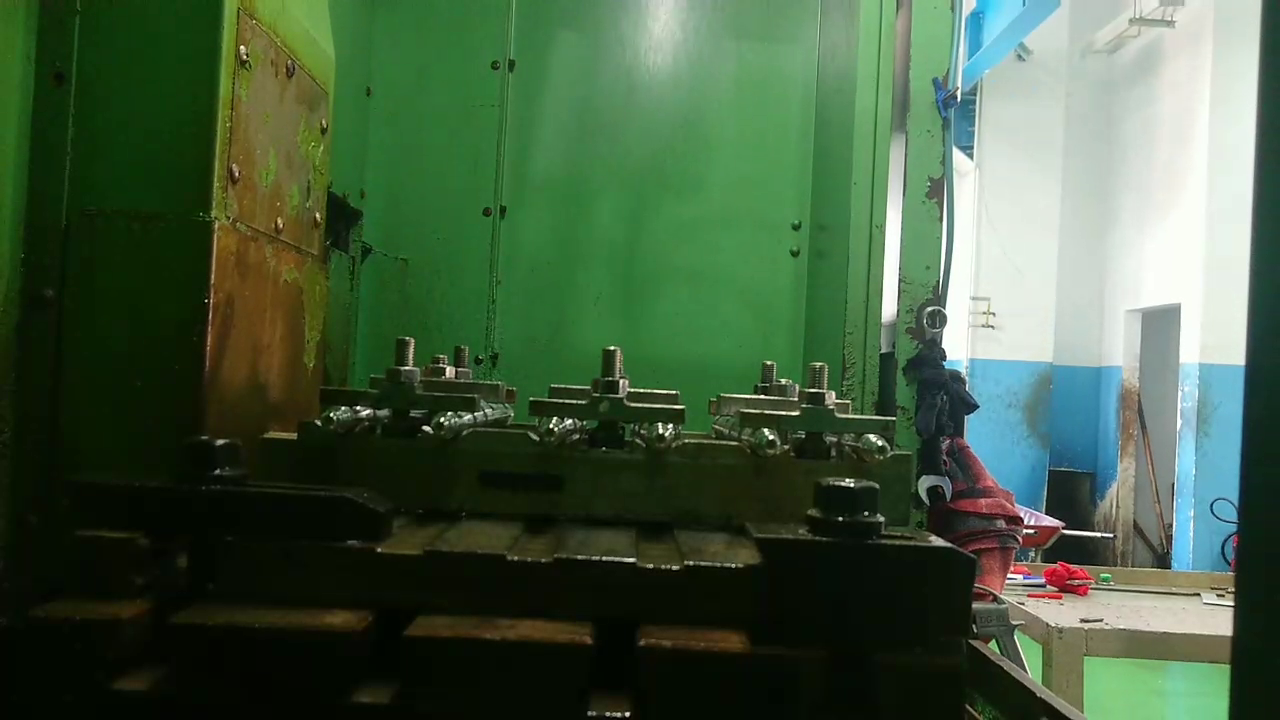
#> input picture image/image_1.png, 1280 x 720 px, found by its file name
$ python detection_on_image_1.py
#> lines starting #> are read from the running program, lines starting #| are printed output that depends on the picture; after the words box and inside, x2 and y2 are one past the last pixel; in counts of white or black regions, pixels touching at a corner belong together
import cv2
import numpy as np
from matplotlib import pyplot as plt

def display_product_number(img, number):
    # Kích thước và vị trí của khung trắng góc trái
    frame_width = 250
    frame_height = 50
    frame_x = 10
    frame_y = 10

    # Vẽ khung trắng góc trái
    cv2.rectangle(img, (frame_x, frame_y), (frame_x + frame_width, frame_y + frame_height), (255, 255, 255), -1)

    # Chọn một font và kích thước chữ
    font = cv2.FONT_HERSHEY_SIMPLEX
    font_scale = 0.7
    font_thickness = 2

    # Kích thước chữ và vị trí
    text_size = cv2.getTextSize("Product Number: " + str(number), font, font_scale, font_thickness)[0]
    text_x = frame_x + (frame_width - text_size[0]) // 2
    text_y = frame_y + (frame_height + text_size[1]) // 2

    # Điền nội dung vào khung
    cv2.putText(img, "Product Number: " + str(number), (text_x, text_y), font, font_scale, (255, 0, 0), font_thickness)

    # Đẩy ra
    return img

image_color = cv2.imread('image\image_1.png')
#> image_color is the input picture: shape (720, 1280, 3); mean B, G, R 65.1, 92.2, 67.9

# Tọa độ (x, y) của góc trái trên cùng của vùng cần cắt
x = 300
y = 400

# Chiều rộng và chiều cao của vùng cần cắt
width = 600
height = 70

# Cắt ảnh
cropped_image = image_color[y:y+height, x:x+width]
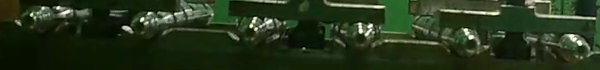
#> cropped_image: shape (70, 600, 3); mean B, G, R 27.5, 52.4, 38.1

# Chuyển sang ảnh xám
image_gray = cv2.cvtColor(cropped_image, cv2.COLOR_BGR2GRAY)
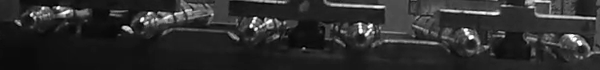
#> image_gray: shape (70, 600); min 0, max 255, mean 45.2

# Loại bỏ nhiễu
# blur = cv2.GaussianBlur(image_gray,(5,5),0)
blur = cv2.bilateralFilter(src=image_gray, d=3, sigmaColor=50, sigmaSpace=50)
# [6 lines of commented-out code are left out]
_ , dst = cv2.threshold(blur, 32, 255, cv2.THRESH_BINARY)
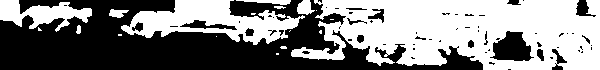
#> dst: shape (70, 600); 51.4% white; 65 black regions (48 under 20 px), largest, box (x1, y1, x2, y2) and area: (0, 0, 483, 70) 18204, (490, 31, 534, 61) 856, (180, 20, 237, 30) 237

dst = cv2.GaussianBlur(dst,(3,3),0)
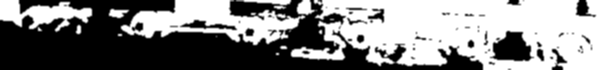
#> dst: shape (70, 600); min 0, max 255, mean 131
# th = cv2.medianBlur(src=th, ksize=3)

# Phát hiện đường tròn bằng SimpleBlobDetector
params = cv2.SimpleBlobDetector_Params()

# Thiết lập các tham số cho detector
# Ngưỡng phát hiện cạnh bằng canny
params.minThreshold = 0
params.maxThreshold = 255

# True: có sử dụng bộ lọc area
params.filterByArea = True
# minArea và maxArea để xác định khoảng diện tích hình tròn
params.minArea = 40
params.maxArea = 55

# True: có sử dụng bộ lọc circularity
params.filterByCircularity = True
params.minCircularity = 0.4

# Filter by Convexity
params.filterByConvexity = True
params.minConvexity = 0.9

# Filter by Inertia
params.filterByInertia = True
params.minInertiaRatio = 0.4

detector = cv2.SimpleBlobDetector_create(params)
keypoints = detector.detect(dst)
#> keypoints = 5 keypoints; (x, y, size): (360, 38, 8), (470, 44, 7.8), (249, 32, 7.6), (581, 49, 7.5), (139, 26, 7.3)

# Vẽ đường tròn lên ảnh gốc
cropped_img_with_keypoints = cv2.drawKeypoints(dst, keypoints, np.array([]), (0, 0, 255),
                                        cv2.DRAW_MATCHES_FLAGS_DRAW_RICH_KEYPOINTS)

# Duyệt qua từng keypoint và cập nhật tọa độ
for kp in keypoints:
    kp.pt = (kp.pt[0] + x, kp.pt[1] + y)
#> this loop made 5 passes

# Vẽ đường tròn lên ảnh gốc
img_with_keypoints = cv2.drawKeypoints(image_color, keypoints, np.array([]), (0, 0, 255),
                                        cv2.DRAW_MATCHES_FLAGS_DRAW_RICH_KEYPOINTS)

img_with_product_number = display_product_number(img_with_keypoints, len(keypoints))
#> in display_product_number, `cv2.putText(img, "Product Number: " + str(number), (text_x, text_y), f..`:
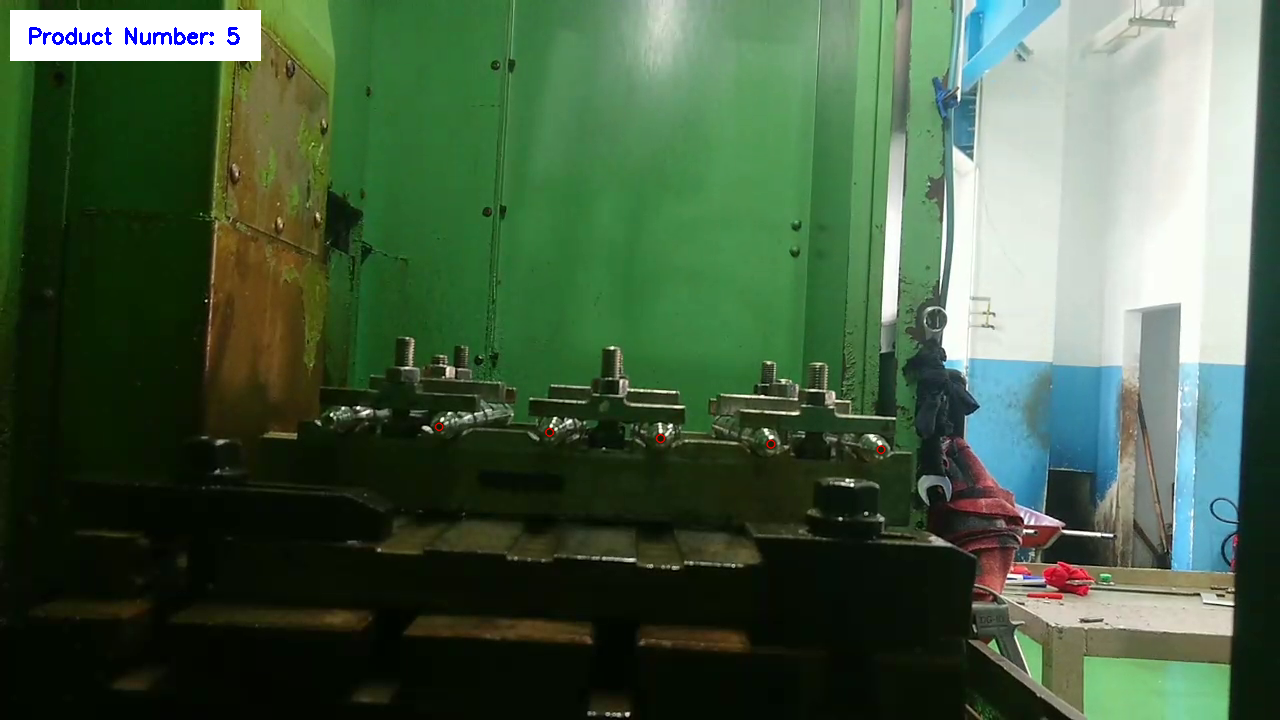
#> img: shape (720, 1280, 3); mean B, G, R 68.4, 94.4, 70.7


# [4 lines of commented-out code are left out]
plt.subplot(4, 1, 1), plt.imshow(cropped_image,'gray')
plt.title('Cropped Image'), plt.xticks([]), plt.yticks([])
plt.subplot(4, 1, 2), plt.imshow(blur,'gray')
plt.title('Blured Gray Image'), plt.xticks([]), plt.yticks([])
plt.subplot(4, 1, 3), plt.imshow(dst,'gray')
plt.title('Binary Image'), plt.xticks([]), plt.yticks([])
plt.subplot(4, 1, 4), plt.imshow(cropped_img_with_keypoints,'gray')
plt.title('Detected Circles'), plt.xticks([]), plt.yticks([])
plt.show()
#> figure, not shown here; B, G, R data is drawn as R, G, B

# Hiển thị kết quả
cv2.imshow("Result Image", img_with_product_number)
cv2.waitKey(0)
cv2.destroyAllWindows()

$ run again, with image/image.jpg saved as image/image_1.png
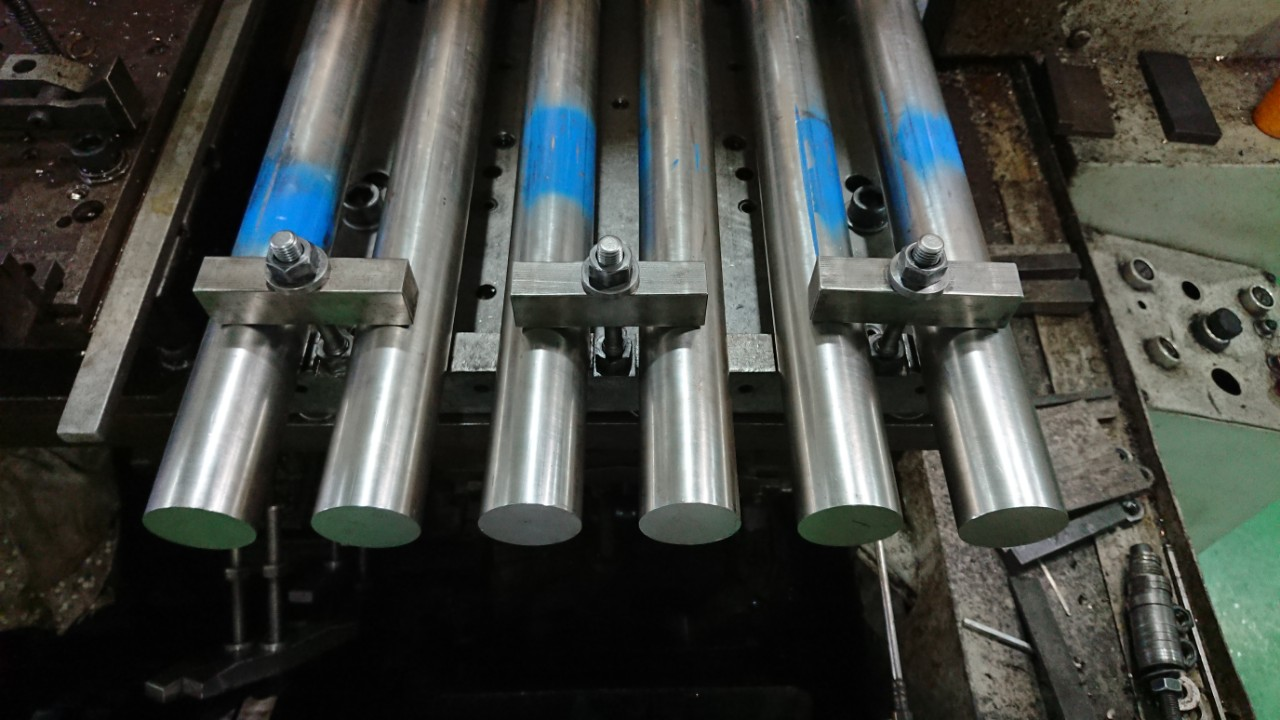
#> input picture image/image.jpg, 1280 x 720 px, found by its file name
#> image_color is the input picture: shape (720, 1280, 3); mean B, G, R 64.6, 69.4, 66.2
#> `dst = cv2.GaussianBlur(dst,(3,3),0)`:
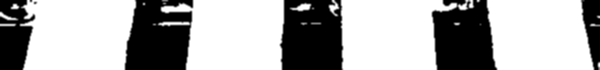
#> dst: shape (70, 600); min 0, max 255, mean 168.6
#> keypoints = ()
#> in display_product_number, `cv2.putText(img, "Product Number: " + str(number), (text_x, text_y), f..`:
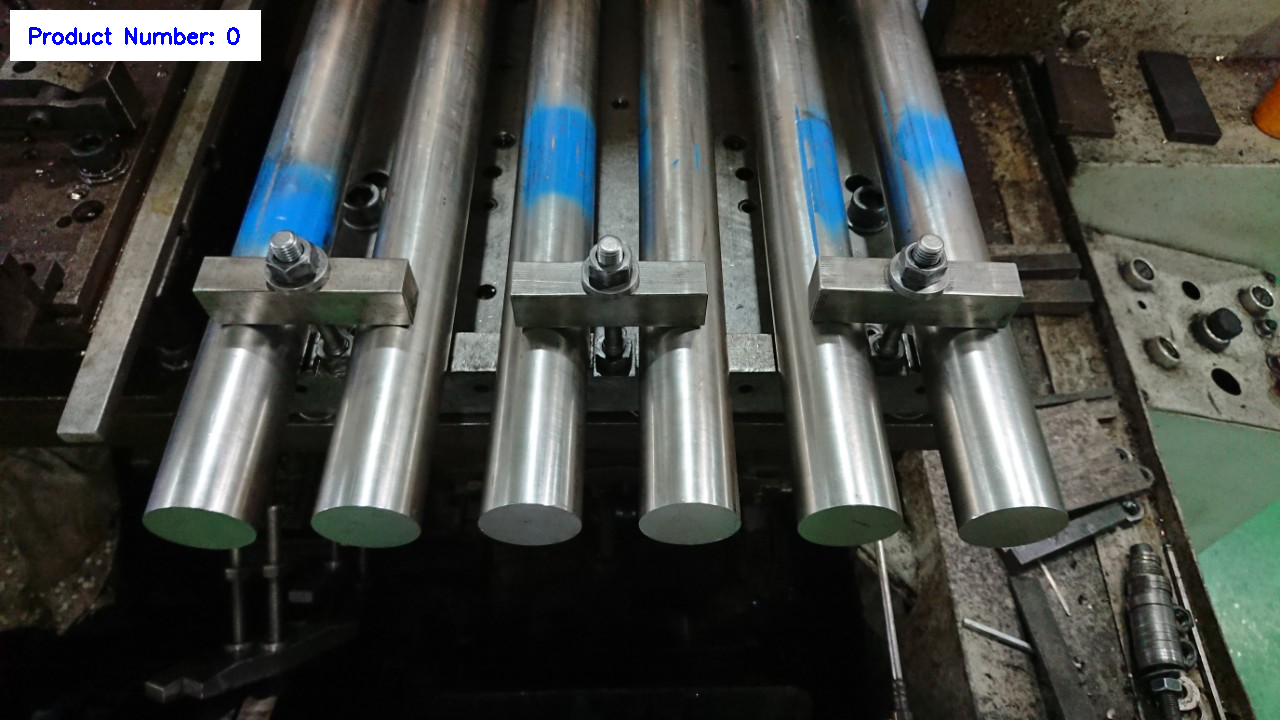
#> img: shape (720, 1280, 3); mean B, G, R 67.8, 72.1, 68.8
